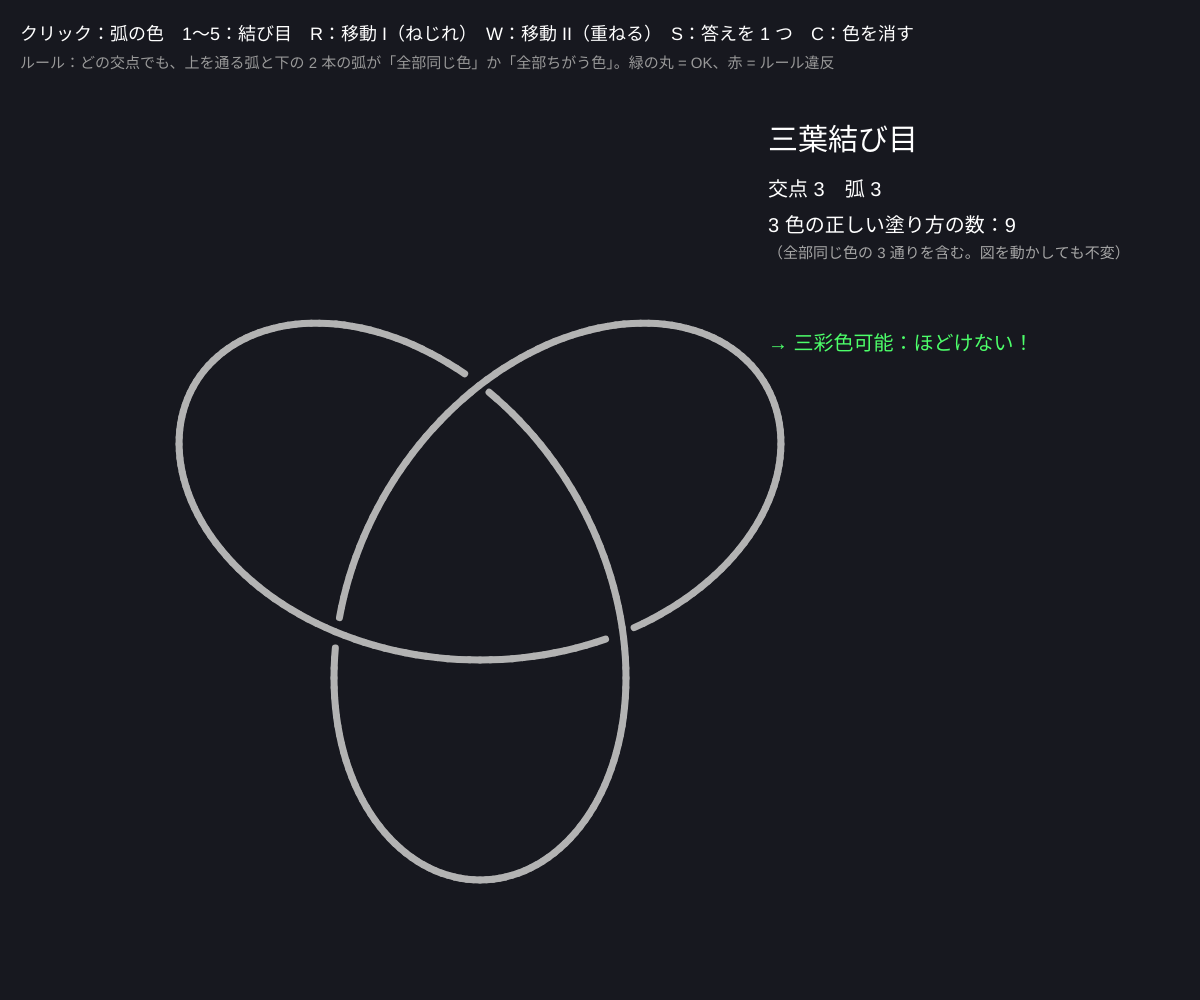
Frame 1 (no input)
Frame 60 (no input): identical to frame 1, image omitted
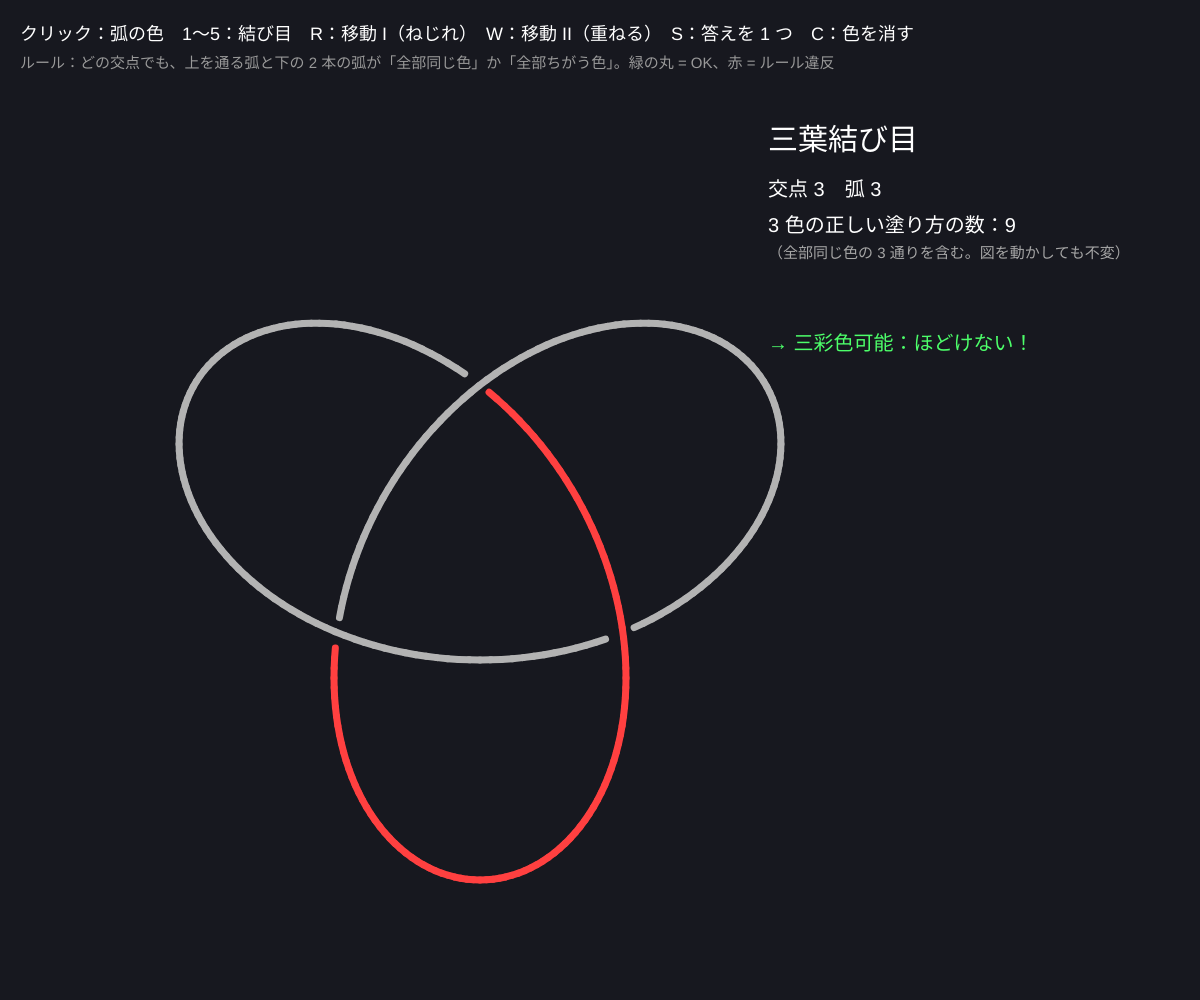
Frame 120 (the mouse pressed at the canvas centre since frame 60)

The p5.js sketch that drew these frames (run headless with seeded random() and noise() and a simulated clock; from frame 60 on, the mouse is pressed at the canvas centre):

// p5.js sketch
// ── sketch.js
// ============================================
// 08 ライデマイスター移動と三彩色性
// 結び目の図を「弧」（下をくぐるところで切れた線）に分けて 3 色で塗る。ルール：どの交点でも 3 本の弧が「全部同じ色」か「全部ちがう色」
//   2 色以上使って塗れる ＝ 三彩色可能。図を動かしても（ライデマイスター移動）変わらないので、三葉結び目はほどけないと証明できる！
// クリック = 弧の色を変える / 1 = 三葉結び目 / 2 = 8 の字結び目 / 3 = ねじれた輪（ほどける） / 4 = 五葉結び目 / 5 = (3,4) トーラス結び目
// R = ライデマイスター移動 I（ねじれを足す・消す） / W = 移動 II（ひもを上に重ねる・戻す） / S = 塗り方を 1 つ見せる / C = 色を消す
// ============================================

let knot = 1;
let nS = 320;                 // ★ 曲線の点の数
let pts = [], crossings = [], unders = [];
let arcCol = [], nArcs = 1;
let kink = 0, kinkGoal = 0, finger = 0, fingerGoal = 0;
let solutions = 0, lastSig = '';
let palette;
let sc;

function setup() {
  createCanvas(windowWidth, windowHeight);
  colorMode(HSB, 360, 100, 100, 100);
  palette = [color(0, 75, 100), color(130, 70, 90), color(215, 75, 100)];
  sc = min(width, height) * 0.11;
}

// ★ 結び目の式 (x, y, z)：z は高さ（交点でどちらが上か）
function base(t) {
  if (knot === 1) return [Math.sin(t) + 2 * Math.sin(2 * t), Math.cos(t) - 2 * Math.cos(2 * t), -Math.sin(3 * t)];
  if (knot === 2) return [(2 + Math.cos(2 * t)) * Math.cos(3 * t), (2 + Math.cos(2 * t)) * Math.sin(3 * t), Math.sin(4 * t)];
  if (knot === 3) return [2 * Math.cos(t), 1.5 * Math.sin(2 * t), Math.sin(t)];
  let pp = knot === 4 ? 2 : 3, qq = knot === 4 ? 5 : 4, r = 2 + Math.cos(qq * t);
  return [r * Math.cos(pp * t), r * Math.sin(pp * t), -Math.sin(qq * t)];
}

// 図を動かす：ねじれ（移動 I）と指のように押し込む（移動 II）を足した曲線
function buildCurve() {
  pts = [];
  let raw = [];
  for (let i = 0; i < nS; i++) raw.push(base((i / nS) * TWO_PI));
  let cx = raw.reduce((a, p) => a + p[0], 0) / nS, cy = raw.reduce((a, p) => a + p[1], 0) / nS;
  // 移動 I の場所（i1）と移動 II の場所（いちばん外側の点 i2）
  let i1 = floor(nS * 0.12), w1 = floor(nS * 0.05), i2 = 0;
  raw.forEach((p, i) => { if (Math.hypot(p[0] - cx, p[1] - cy) > Math.hypot(raw[i2][0] - cx, raw[i2][1] - cy)) i2 = i; });
  if (Math.abs(i2 - i1) < w1 * 3) i1 = (i2 + floor(nS / 2)) % nS;
  let A = raw[(i1 - w1 + nS) % nS], B = raw[(i1 + w1) % nS], D = Math.hypot(B[0] - A[0], B[1] - A[1]) || 0.1;
  let T = [(B[0] - A[0]) / D, (B[1] - A[1]) / D], N = [-T[1], T[0]];
  if ((raw[i1][0] - cx) * N[0] + (raw[i1][1] - cy) * N[1] < 0) N = [-N[0], -N[1]];     // 外向きにループを出す
  let P2 = raw[i2], toC = [cx - P2[0], cy - P2[1]], L2 = Math.hypot(...toC);
  for (let i = 0; i < nS; i++) {
    let [x, y, z] = raw[i];
    let du = ((i - i1 + nS * 1.5) % nS) - nS / 2, u = du / w1;
    if (kink > 0 && Math.abs(u) < 1) {
      let s = Math.sin(PI * u), c = 1 + Math.cos(PI * u);
      x += kink * D * (-1.6 * s * T[0] + 0.6 * c * N[0]); y += kink * D * (-1.6 * s * T[1] + 0.6 * c * N[1]); z += kink * 0.8 * u;
    }
    let d2 = ((i - i2 + nS * 1.5) % nS) - nS / 2, g = Math.exp(-(d2 * d2) / (nS * 0.035) ** 2);
    if (finger > 0) { x += finger * g * toC[0] * 1.05; y += finger * g * toC[1] * 1.05; z += finger * g * 3; }
    pts.push([x, y, z]);
  }
}

// 交点をさがし、下をくぐる位置で区切って「弧」に分ける
function findArcs() {
  crossings = [];
  for (let i = 0; i < nS; i++) for (let j = i + 2; j < nS; j++) {
    if (i === 0 && j === nS - 1) continue;
    let a = pts[i], b = pts[(i + 1) % nS], c = pts[j], d = pts[(j + 1) % nS];
    let den = (b[0] - a[0]) * (d[1] - c[1]) - (b[1] - a[1]) * (d[0] - c[0]);
    if (Math.abs(den) < 1e-12) continue;
    let t = ((c[0] - a[0]) * (d[1] - c[1]) - (c[1] - a[1]) * (d[0] - c[0])) / den;
    let u = ((c[0] - a[0]) * (b[1] - a[1]) - (c[1] - a[1]) * (b[0] - a[0])) / den;
    if (t < 0 || t >= 1 || u < 0 || u >= 1) continue;
    let zi = a[2] + (b[2] - a[2]) * t, zj = c[2] + (d[2] - c[2]) * u;
    let pi = i + t, pj = j + u;
    crossings.push({ x: a[0] + (b[0] - a[0]) * t, y: a[1] + (b[1] - a[1]) * t, over: zi > zj ? pi : pj, under: zi > zj ? pj : pi });
  }
  unders = crossings.map((c) => c.under).sort((a, b) => a - b);
  let m = max(1, unders.length);
  if (m !== nArcs) { nArcs = m; arcCol = new Array(m).fill(-1); }
  let sig = nArcs + ':' + crossings.length;
  if (sig !== lastSig) { lastSig = sig; solutions = countColorings(); }
}
// 位置 s（点の番号、小数あり）が何番目の弧か
function arcOf(s) {
  if (!unders.length) return 0;
  s = ((s % nS) + nS) % nS;
  let k = 0;
  while (k < unders.length && unders[k] < s) k++;
  return k % unders.length;
}
function crossingArcs(c) { return [arcOf(c.over), arcOf(c.under - 0.3), arcOf(c.under + 0.3)]; }
function rule(a, b, c) { return (a === b && b === c) || (a !== b && b !== c && a !== c); }

function draw() {
  background(230, 25, 12);
  kink += Math.sign(kinkGoal - kink) * min(0.025, abs(kinkGoal - kink));
  finger += Math.sign(fingerGoal - finger) * min(0.02, abs(fingerGoal - finger));
  buildCurve(); findArcs();
  let cx = width * 0.4, cy = height * 0.55, X = (p) => cx + p[0] * sc, Y = (p) => cy - p[1] * sc;
  strokeWeight(7); noFill();
  for (let i = 0; i < nS; i++) {
    let mid = i + 0.5;
    if (unders.some((u) => Math.abs(u - mid) < 1.6 || Math.abs(u - mid + nS) < 1.6 || Math.abs(u - mid - nS) < 1.6)) continue;   // 下をくぐる所はすき間
    let k = arcCol[arcOf(mid)];
    if (k >= 0) stroke(palette[k]); else stroke(0, 0, 70);
    let a = pts[i], b = pts[(i + 1) % nS];
    line(X(a), Y(a), X(b), Y(b));
  }
  // 交点のチェック
  let allColored = arcCol.every((k) => k >= 0), okAll = true;
  for (let c of crossings) {
    let [a, b, d] = crossingArcs(c).map((k) => arcCol[k]);
    if (a < 0 || b < 0 || d < 0) { okAll = false; continue; }
    let ok = rule(a, b, d); okAll = okAll && ok;
    noFill(); stroke(ok ? 130 : 0, 80, 100); strokeWeight(3); circle(cx + c.x * sc, cy - c.y * sc, 30);
  }
  let used = new Set(arcCol.filter((k) => k >= 0)).size;
  let names = ['', '三葉結び目', '8 の字結び目', 'ねじれた輪（ほどける）', '五葉結び目', '(3,4) トーラス結び目'];
  let x0 = width * 0.64;
  noStroke(); fill(0, 0, 100); textSize(30); text(names[knot], x0, 150);
  textSize(20);
  text('交点 ' + crossings.length + '　弧 ' + (unders.length || 1), x0, 196);
  text('3 色の正しい塗り方の数：' + solutions, x0, 232);
  fill(0, 0, 65); textSize(15);
  text('（全部同じ色の 3 通りを含む。図を動かしても不変）', x0, 258);
  textSize(22);
  if (allColored && crossings.length) {
    fill(okAll && used >= 2 ? 130 : 0, 70, 100);
    text(okAll ? (used >= 2 ? '成功！三彩色できた（' + used + ' 色）' : 'ルールは OK、でも 1 色だけ') : 'ルールに合わない交点がある（赤い丸）', x0, 310);
  }
  fill(solutions > 3 ? 130 : 30, 70, 100); textSize(20);
  text(solutions > 3 ? '→ 三彩色可能：ほどけない！' : '→ 三彩色できない（三葉結び目とは別物）', x0, 350);
  fill(0, 0, 100); textSize(18);
  text('クリック：弧の色　1〜5：結び目　R：移動 I（ねじれ）' + (kinkGoal ? ' ON' : '') + '　W：移動 II（重ねる）' + (fingerGoal ? ' ON' : '') + '　S：答えを 1 つ　C：色を消す', 20, 40);
  fill(0, 0, 60); textSize(15);
  text('ルール：どの交点でも、上を通る弧と下の 2 本の弧が「全部同じ色」か「全部ちがう色」。緑の丸 = OK、赤 = ルール違反', 20, 68);
}

function mousePressed() {
  let cx = width * 0.4, cy = height * 0.55, best = -1, bd = 26;
  pts.forEach((p, i) => { let d = Math.hypot(cx + p[0] * sc - mouseX, cy - p[1] * sc - mouseY); if (d < bd) { bd = d; best = i; } });
  if (best >= 0) { let a = arcOf(best + 0.5); arcCol[a] = (arcCol[a] + 1) % 3; }
}
function keyPressed() {
  if ('12345'.includes(key) && key.length === 1) { knot = int(key); kink = kinkGoal = finger = fingerGoal = 0; lastSig = ''; nArcs = -1; }
  if (key === 'r' || key === 'R') kinkGoal = kinkGoal ? 0 : 1;
  if (key === 'w' || key === 'W') fingerGoal = fingerGoal ? 0 : 1;
  if (key === 'c' || key === 'C') arcCol.fill(-1);
  if (key === 's' || key === 'S') { let s = findSolution(); if (s) arcCol = s; }
}

// ---------- やってみよう ----------
// 1. 三葉結び目を自分の手で 3 色に塗ろう。弧は何本？ 交点は何個？
// 2. 8 の字結び目は何をしても 1 色しか成り立たない。塗り方の数が 3 のままなのを確かめよう
// 3. R と W で図を変えても「塗り方の数」は変わらない（9 か 3）。これが「不変量」
// 4. 五葉結び目は三彩色できない。でも 5 色版（五彩色）なら？ rule() を「a + b ≡ 2c (mod 5)」に変えて試そう


// ==================================================
// ここから下は「塗り方を数える道具」（3 の弧の数乗 通りを全部ためす）
// ==================================================
function validColoring(cols) {
  for (let c of crossings) { let [a, b, d] = crossingArcs(c); if (!rule(cols[a], cols[b], cols[d])) return false; }
  return true;
}
function countColorings() {
  if (nArcs > 12) return '多すぎて数えない';
  let n = nArcs, total = Math.pow(3, n), cnt = 0, cols = new Array(n);
  for (let m = 0; m < total; m++) { let v = m; for (let i = 0; i < n; i++) { cols[i] = v % 3; v = Math.floor(v / 3); } if (validColoring(cols)) cnt++; }
  return cnt;
}
function findSolution() {
  let n = nArcs, total = Math.pow(3, min(n, 12)), cols = new Array(n);
  for (let m = 0; m < total; m++) {
    let v = m; for (let i = 0; i < n; i++) { cols[i] = v % 3; v = Math.floor(v / 3); }
    if (new Set(cols).size >= 2 && validColoring(cols)) return cols.slice();
  }
  return null;
}
